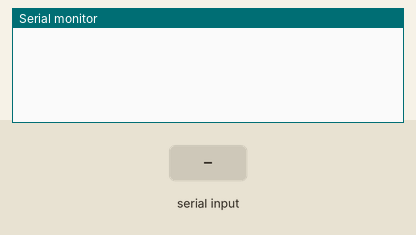
Bench run of a sketch on a simulated Arduino Uno, built with avr-gcc and run on an emulated ATmega328P. Parts: the last lines printed to the serial monitor. The inputs (shaded band) are chosen by the test bench.

Above: at 1.2 s.
1.3 s: "90,45\n" received over Serial
At 2.5 s:
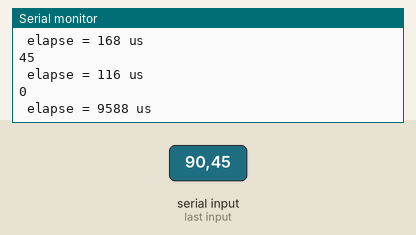
2.8 s: "12\n" received over Serial
At 3.9 s:
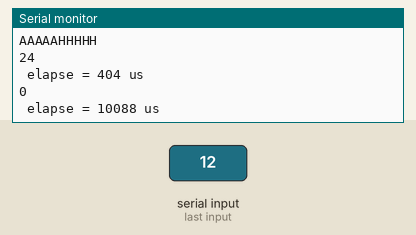
Timing chart, 0 to 5.8 s (numbered marks = the images above; inputs shaded):
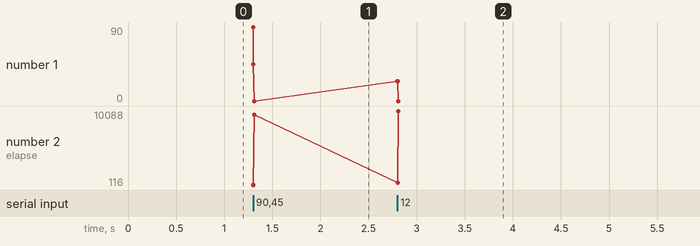

The sketch:

echo_comm2.ino
```cpp
int num;
unsigned long start_times;
unsigned long stop_times;
unsigned long values[100];

void setup()
{
  Serial.begin(115200);
  Serial.setTimeout(10);
}

void loop()
{
  //unsigned int i;
  if (Serial.available())
  {
    start_times = micros();

    num = Serial.parseInt();

    if (num == 12)
    {
      num += num;
      Serial.println(num);
      Serial.println("AAAAAHHHHH");

    }

    stop_times = micros();
    Serial.println(num);
    Serial.print(" elapse = ");
    Serial.print(stop_times - start_times);
    Serial.print(" us\n");
    //delayMicroseconds(1);
  }
  //Serial.println("wait");
  //delayMicroseconds(1);
}
```

Measured:
- after the input at 1.3 s, the serial monitor: prints a new line at once (image 1)
- after the input at 2.8 s, the serial monitor: prints a new line at once (image 2)
- plotted number 2: 9588 → 10088 after the input at 2.8 s
